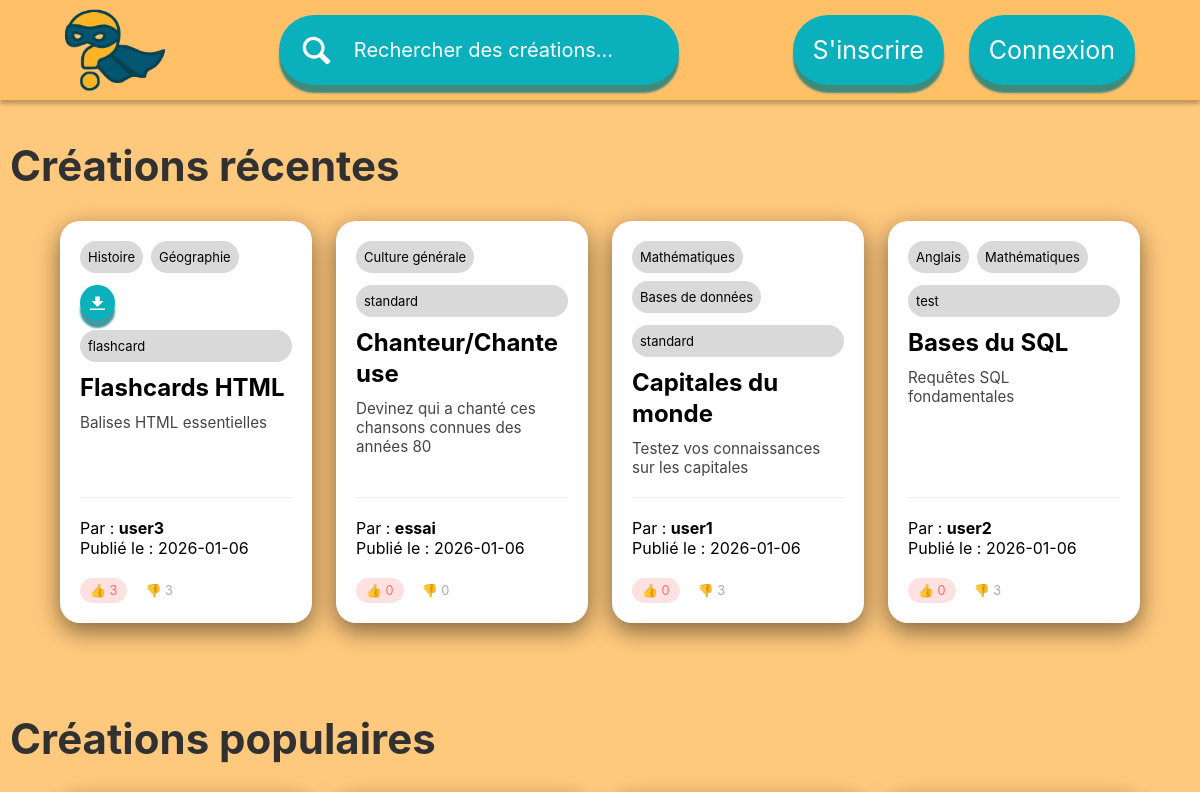
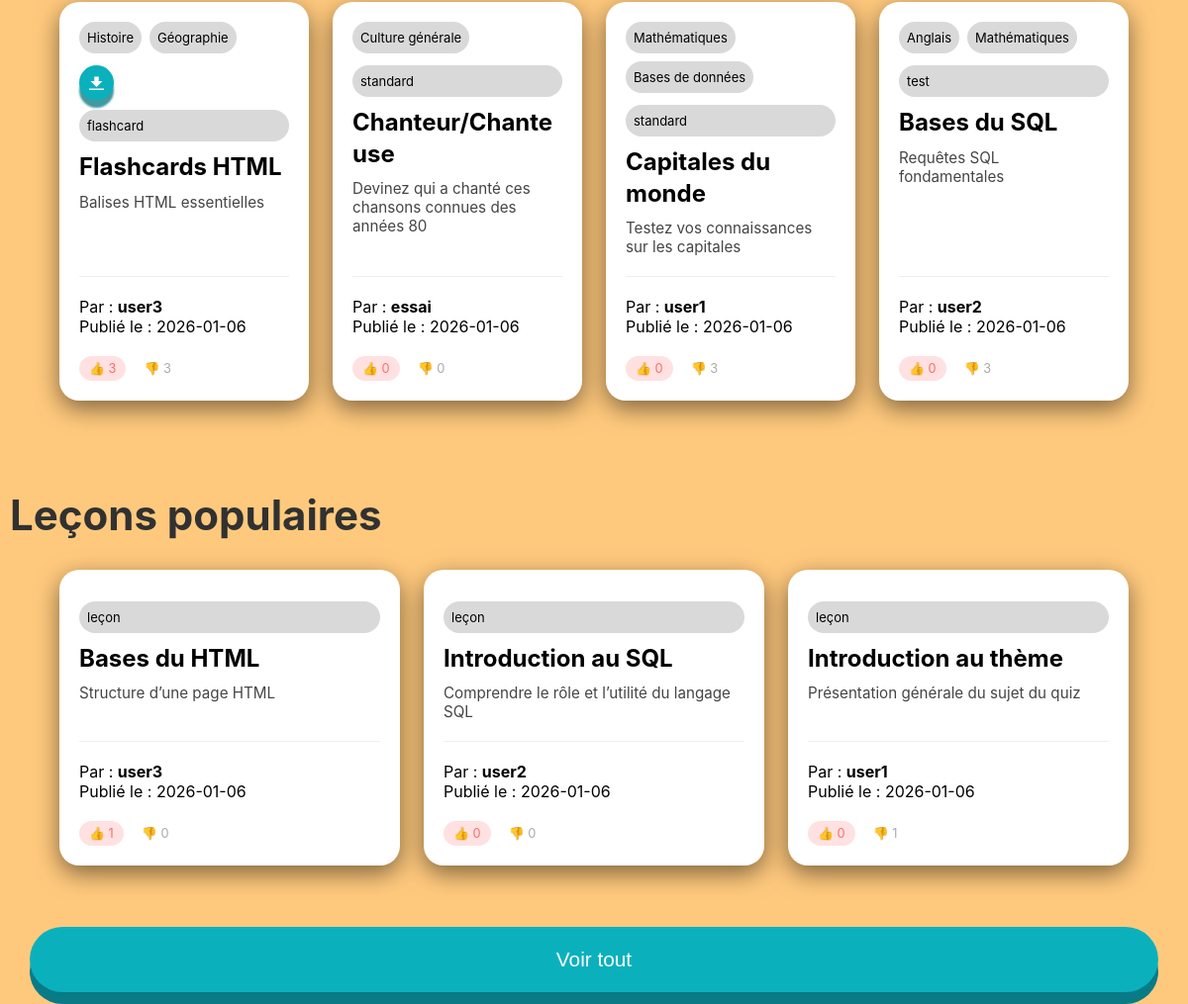
The page / on the database its author committed (2 pictures, top to bottom).
### tables this page shows
CREATE TABLE quiz(
                id INTEGER PRIMARY KEY AUTOINCREMENT,
                user_id INTEGER,
                title TEXT NOT NULL,
                description TEXT,
                difficulty INTEGER,
                disponibilite TEXT,
                date DATE,
                genre TEXT NOT NULL,
                FOREIGN KEY (user_id) REFERENCES users(id) ON DELETE CASCADE,
                CHECK (genre IN ('flashcard','standard','test')),
                CHECK (disponibilite IN ('public','private','ami'))
            );

CREATE TABLE Lecon(
                id INTEGER PRIMARY KEY AUTOINCREMENT,
                user_id INTEGER NOT NULL,
                quiz_id INTEGER,
                title TEXT NOT NULL,
                description TEXT,
                disponibilite TEXT,
                date DATE DEFAULT CURRENT_DATE,
                FOREIGN KEY (user_id) REFERENCES users(id) ON DELETE CASCADE,
                FOREIGN KEY (quiz_id) REFERENCES quiz(id) ON DELETE CASCADE,
                CHECK (disponibilite IN ('public','private','ami'))
            );

CREATE TABLE users(
                id INTEGER PRIMARY KEY AUTOINCREMENT,
                username TEXT NOT NULL,
                password TEXT NOT NULL,
                email TEXT NOT NULL,
                description TEXT DEFAULT '',
                admin BOOLEAN DEFAULT 0, picture_path TEXT DEFAULT NULL,
                UNIQUE(email)
            );

### src/controllers/HomeController.php (called while the page is built, shortened)
<?php
require_once ROOT . '/src/models/HomeModel.php';
require_once ROOT . '/config/config.php';
require_once ROOT . '/src/models/LessonModel.php';
class HomeController
{
    private HomeModel $model;
    private $db;
    public function __construct()
    {
        $this->db = getDbConnection();
        $this->model = new HomeModel($this->db);
    }
    public function index()
    {
        $modelLesson = new LessonModel($this->db);
        $quiz = $this->model->getAllInfo();
        $lessons = $modelLesson->getAllInfoLessons();
        if (isset($_SESSION['id']) && !empty($_SESSION['id'])) {
            $streak = $this->myUpdateStreak($_SESSION['id']);
            $_SESSION['streak'] = $streak;
            $_SESSION['highestStreak'] = $this->model->getLongestStreak($_SESSION['id']);
            $friendQuiz = $this->model->getAllCreationsByFriends($_SESSION['id']);
            $quizNextPart = $this->model->getAllCreationsByUser($_SESSION['id']);
            $lessonsByUser = $modelLesson->getAllInfoLessonsByUser($_SESSION['id']);
            if ($lessonsByUser !== false && !empty($lessonsByUser)) {
                for ($i = 0; $i < count($lessonsByUser); $i++) {
                    $quizNextPart[] = $lessonsByUser[$i];
                }
            }
        } else {
            $quizNextPart = $this->model->getAllNewCreations();
        }
        require ROOT . '/src/views/home.php';
    }
}

### config/config.php (called while the page is built, shortened)
<?php
function getDbConnection()
{
    try {
        $conn = new PDO("sqlite:" . ROOT . "/database/database.db");
        $conn->setAttribute(PDO::ATTR_ERRMODE, PDO::ERRMODE_EXCEPTION);
        $conn->setAttribute(PDO::ATTR_TIMEOUT, 5000);
        $conn->exec("PRAGMA journal_mode = WAL");
    } catch (PDOException $e) {
        die("Connection failed: " . $e->getMessage());
    } catch (Exception $e) {
        die("Error: " . $e->getMessage());
    }
    return $conn;
}

### src/models/HomeModel.php (called while the page is built, shortened)
<?php
class HomeModel
{
    private $db;
    public function __construct($db)
    {
        $this->db = $db;
    }
    public function getAllInfo(): array
    {
        $stmt = $this->db->query("
            SELECT
                q.id,
                q.genre,
                q.date,
                u.username AS user_name,
                q.disponibilite,
                (
                    SELECT GROUP_CONCAT(DISTINCT c.categorieName)
                    FROM categorie_quiz cq
                    JOIN categories c ON c.id = cq.category_id
                    WHERE cq.quiz_id = q.id
                ) AS categories,
                q.title,
                q.difficulty,
                q.description,
                (SELECT COUNT(*) FROM likes l WHERE l.quiz_id = q.id) AS nbjaime,
                (SELECT COUNT(*) FROM dislikes d WHERE d.quiz_id = q.id) AS nbjaimepas
            FROM quiz q
            JOIN users u ON u.id = q.user_id
            WHERE q.disponibilite = 'public'
            ORDER BY nbjaime DESC, (nbjaime - nbjaimepas) DESC;
        ");
        $results = $stmt->fetchAll(PDO::FETCH_ASSOC);
        return $results;
    }
    public function getAllNewCreations(): array
    {
        $stmt = $this->db->query("
            SELECT
                q.id,
                q.genre,
                q.date,
                u.username AS user_name,
                (
                    SELECT GROUP_CONCAT(DISTINCT c.categorieName)
                    FROM categorie_quiz cq
                    JOIN categories c ON c.id = cq.category_id
                    WHERE cq.quiz_id = q.id
                ) AS categories,
                q.title,
                q.difficulty,
                q.description,
                (SELECT COUNT(*) FROM likes l WHERE l.quiz_id = q.id) AS nbjaime,
                (SELECT COUNT(*) FROM dislikes d WHERE d.quiz_id = q.id) AS nbjaimepas
            FROM quiz q
            JOIN users u ON u.id = q.user_id
            WHERE q.disponibilite = 'public'
            ORDER BY q.date DESC, (nbjaime - nbjaimepas) DESC;
        ");
        $results = $stmt->fetchAll(PDO::FETCH_ASSOC);
        return $results;
    }
}

### src/models/LessonModel.php (called while the page is built, shortened)
<?php
class LessonModel
{
    private $db;
    public function __construct($db)
    {
        $this->db = $db;
    }
    public function getAllInfoLessons(): array
    {
        $stmt = $this->db->query("
        SELECT
            l.id AS lecon_id,
            l.title AS lecon_title,
            l.description AS lecon_description,
            l.date AS lecon_date,
            u.id AS user_id,
            u.username AS user_name,
            (
                SELECT GROUP_CONCAT(DISTINCT c.categorieName)
                FROM categorie_lecon cq
                JOIN categories c ON c.id = cq.category_id
                WHERE cq.lesson_id = l.id
            ) AS categories,
            (SELECT COUNT(*) FROM likesLecon ll WHERE ll.lecon_id = l.id) AS nbjaime,
            (SELECT COUNT(*) FROM dislikesLecon dl WHERE dl.lecon_id = l.id) AS nbjaimepas
        FROM Lecon l
        JOIN users u ON u.id = l.user_id
        ORDER BY l.date DESC, (nbjaime - nbjaimepas) DESC
    ");
        $results = $stmt->fetchAll(PDO::FETCH_ASSOC);
        return $results;
    }
}

### src/views/home.php (the view, shortened to what this page needs)
<?php
include 'partials/header.php';
?>
<?php if (isset($_SESSION['id']) && !empty($_SESSION['id'])): ?>
    <h1>Vos créations</h1>
<?php else :  ?>
    <h1>Créations récentes</h1>
<?php endif; ?>
<?php if (empty($quizNextPart)): ?>
    <p class="no-content">Vous n'avez encore créé aucune ressource.</p>
<?php else: ?>
    <div class="newCreations">
        <?php for ($i = 0; $i < count($quizNextPart) && $i < 5; $i++): ?>
            <article onclick="window.location.href='./?page=<?= $quizNextPart[$i]['genre'] == 'test' ? 'pageInterQuiz' : $quizNextPart[$i]['genre'] ?>&id=<?= $quizNextPart[$i]['id'] ?> <?= $quizNextPart[$i]['genre'] == 'lesson' ? '&categorie=view' : '' ?> <?= $quizNextPart[$i]['genre'] == 'flashcard' ? '&action=start' : '' ?><?= $quizNextPart[$i]['genre'] == 'test' ? '&type=test' : '' ?>'" class="quiz">
                <div class="quiz-header">
                    <div class="quiz-cat">
                        <?php if (!empty($quizNextPart[$i]['categories'])): ?>
                            <?php foreach ($quizNextPart[$i]['categories'] as $cat): ?>
                                <span class="category"><?= htmlspecialchars($cat) ?></span>
                            <?php endforeach; ?>
                        <?php endif; ?>
                    </div>
                    <?php
                    if ($quizNextPart[$i]['genre'] == "flashcard"):
                    ?>
                        <button type="button" class="button download-button" value="<?= $quizNextPart[$i]['id'] ?>">
                            <span></span>
                        </button>
                    <?php
                    endif;
                    ?>
                </div>
                <div class="quiz-content">
                    <p class="quiz-genre"><?= htmlspecialchars($quizNextPart[$i]['genre'] ?? '') ?></p>
                    <p class="quiz-title"><?= htmlspecialchars($quizNextPart[$i]['title'] ?? '') ?></p>
                    <p class="quiz-description"><?= htmlspecialchars($quizNextPart[$i]['description'] ?? '') ?></p>
                </div>
                <div class="quiz-footer">
                    <p class="quiz-auteur">Par : <span class="nom-auteur"> <?= htmlspecialchars($quizNextPart[$i]['user_name'] ?? '') ?></span></p>
                    <p class="quiz-date">Publié le : <?= htmlspecialchars($quizNextPart[$i]['date'] ?? '') ?></p>
                    <div class="quiz-reactions">
                        <span class="reaction like">👍 <?= htmlspecialchars($quizNextPart[$i]['nbjaime'] ?? 0) ?></span>
                        <span class="reaction dislike">👎 <?= htmlspecialchars($quizNextPart[$i]['nbjaimepas'] ?? 0) ?></span>
                    </div>
                </div>
            </article>
        <?php endfor; ?>
    </div>
<?php endif; ?>
<h1>Créations populaires</h1>
<div class="newCreations">
    <?php for ($i = 0; $i < count($quiz) && $i < 5; $i++): ?>
        <article onclick="window.location.href='./?page=<?= $quiz[$i]['genre'] == 'test' ? 'pageInterQuiz' : $quiz[$i]['genre'] ?>&id=<?= $quiz[$i]['id'] ?> <?= $quiz[$i]['genre'] == 'flashcard' ? '&action=start' : '' ?> <?= $quiz[$i]['genre'] == 'standard' ? '&type=standard' : '' ?> <?= $quiz[$i]['genre'] == 'test' ? '&type=test' : '' ?>'" class="quiz">
            <div class="quiz-header">
                <div class="quiz-cat">
                    <?php if (!empty($quiz[$i]['categories'])): ?>
                        <?php foreach ($quiz[$i]['categories'] as $cat): ?>
                            <span class="category"><?= htmlspecialchars($cat) ?></span>
                        <?php endforeach; ?>
                    <?php endif; ?>
                </div>
                <?php
                if ($quiz[$i]['genre'] == "flashcard"):
                ?>
                    <button type="button" class="button download-button" value="<?= $quiz[$i]['id'] ?>">
                        <span></span>
                    </button>
                <?php
                endif;
                ?>
            </div>
            <div class="quiz-content">
                <p class="quiz-genre"><?= htmlspecialchars($quiz[$i]['genre'] ?? '') ?></p>
                <p class="quiz-title"><?= htmlspecialchars($quiz[$i]['title'] ?? '') ?></p>
                <p class="quiz-description"><?= htmlspecialchars($quiz[$i]['description'] ?? '') ?></p>
            </div>
            <div class="quiz-footer">
                <p class="quiz-auteur">Par : <span class="nom-auteur"> <?= htmlspecialchars($quiz[$i]['user_name'] ?? '') ?> </span></p>
                <p class="quiz-date">Publié le : <?= htmlspecialchars($quiz[$i]['date'] ?? '') ?></p>
                <div class="quiz-reactions">
                    <span class="reaction like">👍 <?= htmlspecialchars($quiz[$i]['nbjaime'] ?? 0) ?></span>
                    <span class="reaction dislike">👎 <?= htmlspecialchars($quiz[$i]['nbjaimepas'] ?? 0) ?></span>
                </div>
            </div>
        </article>
    <?php endfor; ?>
</div>
<h1>Leçons populaires</h1>
<div class="newCreations">
    <?php for ($i = 0; $i < count($lessons) && $i < 5; $i++): ?>
        <article onclick="window.location.href='./?page=lesson&categorie=view&id=<?= $lessons[$i]['lecon_id'] ?>'" class="quiz">
            <div class="quiz-header">
            </div>
            <div class="quiz-content">
                <p class="quiz-genre"> leçon </p>
                <p class="quiz-title"><?= htmlspecialchars($lessons[$i]['lecon_title'] ?? '') ?></p>
                <p class="quiz-description"><?= htmlspecialchars($lessons[$i]['lecon_description'] ?? '') ?></p>
            </div>
            <div class="quiz-footer">
                <p class="quiz-auteur">Par : <span class="nom-auteur"> <?= htmlspecialchars($lessons[$i]['user_name'] ?? '') ?></span></p>
                <p class="quiz-date">Publié le : <?= htmlspecialchars($lessons[$i]['lecon_date'] ?? '') ?></p>
                <div class="quiz-reactions">
                    <span class="reaction like">👍 <?= htmlspecialchars($lessons[$i]['nbjaime'] ?? 0) ?></span>
                    <span class="reaction dislike">👎 <?= htmlspecialchars($lessons[$i]['nbjaimepas'] ?? 0) ?></span>
                </div>
            </div>
        </article>
    <?php endfor; ?>
</div>
<div class="endDirection">
    <button onclick="window.location.href='?page=catalogue'">Voir tout</button>
</div>
</body>
</html>

### public/assets/style/home.css (style rules this page uses)
* { box-sizing: border-box; margin: 0; padding: 0; }
body { font-family: 'Poppins', sans-serif; color: #eee; display: flex; flex-direction: column; min-height: 100vh; }
h1 { font-size: clamp(2rem, 5vw, 3rem); margin: 40px 10px 20px; padding-bottom: 30px; background: rgb(49, 49, 49); -webkit-background-clip: text; -webkit-text-fill-color: transparent; }
.newCreations { display: grid; grid-template-columns: repeat(auto-fit, minmax(250px, 1fr)); gap: 1.5rem; padding: 0 5% 50px; }
.newCreations .quiz { color: black; display: flex; flex-direction: column; padding: 20px; border-radius: 20px; background: white; box-shadow: 0 8px 25px rgba(0, 0, 0, 0.5); cursor: pointer; transition: transform 0.3s ease, box-shadow 0.3s ease; }
.quiz-title { margin-top: 10px; margin-bottom: 10px; font-weight: bold; font-size: clamp(1rem, 2vw, 1.8rem); line-height: 1.3; overflow-wrap: break-word; word-break: break-word; hyphens: auto; }
.quiz-description { font-size: 0.95rem; color: #454545; flex-grow: 1; margin-bottom: 20px; }
.quiz-cat { display: flex; flex-wrap: wrap; gap: 8px; margin-bottom: 12px; }
.category, .quiz-genre { color: black; display: flex; align-items: center; border-radius: 50px; background-color: #d9d9d9; font-size: small; padding: 8px 8px 8px 8px; }
.quiz-footer { border-top: 1px solid #eee; padding-top: 20px; display: flex; justify-content: space-between; flex-direction: column; align-items: left; margin-top: auto; }
.quiz-reactions { display: flex; gap: 8px; }
.reaction { margin-top: 20px; display: flex; align-items: center; gap: 5px; padding: 5px 10px; border-radius: 20px; font-size: 0.8rem; background: rgba(255, 255, 255, 0.05); color: #ffd700; }
.like { color: #ff6b6b; background: rgba(255, 107, 107, 0.2); }
.dislike { color: #aaa; background: rgba(255, 255, 255, 0.05); }
.nom-auteur { font-weight: bold; }
.download-button { padding: 10px; margin-bottom: 10px; }
.endDirection { display: flex; flex-direction: row; justify-content: center; }
.endDirection button { width: 95%; height: 100%; border-radius: 75px; background-color: #0ab1bd; color: white; border: none; padding: 21px 36px; font-size: 1.3rem; min-height: 50px; cursor: pointer; box-shadow: 0 12px 0 #087b86; margin-top: 1%; margin-bottom: 1%; }

### public/assets/style/global.css (style rules this page uses)
body { font-family: 'Inter', sans-serif; background-color: #ffc97d; margin: 0; }
.button { all: unset; }
.button, .searchbar, .input, .flatinput, .textarea { display: flex; position: relative; align-items: center; padding: 20px; justify-content: flex-start; gap: 20px; width: max-content; height: max-content; }
.button > span, .searchbar > span, .input > span, .flatinput > span, .textarea > span { position: absolute; inset: 0; background: #0ab1bd; border-radius: calc(infinity * 1px); cursor: pointer; z-index: 0; box-shadow: 0px 8px 2px #007881bf; transition: background ease-out 0.2s; }
.download-button { padding: 10px; margin-bottom: 10px; }
@media (min-width: 601px) and (max-width: 1350px) { h1 { font-size: 3.5vw; margin-bottom: 0px; } }

### rows shown on the page
quiz: cat "Histoire", cat "Géographie", genre "flashcard", title "Flashcards HTML", description "Balises HTML essentielles", user_name "user3", date "2026-01-06", nbjaime "3", nbjaimepas "3"
quiz: cat "Culture générale", genre "standard", title "Chanteur/Chanteuse", description "Devinez qui a chanté ces chansons connues des années 80", user_name "essai", date "2026-01-06", nbjaime "0", nbjaimepas "0"
quiz: cat "Mathématiques", cat "Bases de données", genre "standard", title "Capitales du monde", description "Testez vos connaissances sur les capitales", user_name "user1", date "2026-01-06", nbjaime "0", nbjaimepas "3"
quiz: cat "Anglais", cat "Mathématiques", genre "test", title "Bases du SQL", description "Requêtes SQL fondamentales", user_name "user2", date "2026-01-06", nbjaime "0", nbjaimepas "3"
lecon: title "Bases du HTML", description "Structure d’une page HTML", user.username "user3", date "2026-01-06", nbjaime "1", nbjaimepas "0"
lecon: title "Introduction au SQL", description "Comprendre le rôle et l’utilité du langage SQL", user.username "user2", date "2026-01-06", nbjaime "0", nbjaimepas "0"
lecon: title "Introduction au thème", description "Présentation générale du sujet du quiz", user.username "user1", date "2026-01-06", nbjaime "0", nbjaimepas "1"

### other values the page prints
$cat "Histoire"
$cat "Géographie"
$quizNextPart[$i]['genre'] "flashcard"
$quizNextPart[$i]['title'] "Flashcards HTML"
$quizNextPart[$i]['description'] "Balises HTML essentielles"
$quizNextPart[$i]['user_name'] "user3"
$quizNextPart[$i]['date'] "2026-01-06"
$quizNextPart[$i]['nbjaime'] "3"
$quizNextPart[$i]['nbjaimepas'] "3"
$cat "Culture générale"
$quizNextPart[$i]['genre'] "standard"
$quizNextPart[$i]['title'] "Chanteur/Chanteuse"
$quizNextPart[$i]['description'] "Devinez qui a chanté ces chansons connues des années 80"
$quizNextPart[$i]['user_name'] "essai"
$quizNextPart[$i]['nbjaime'] "0"
